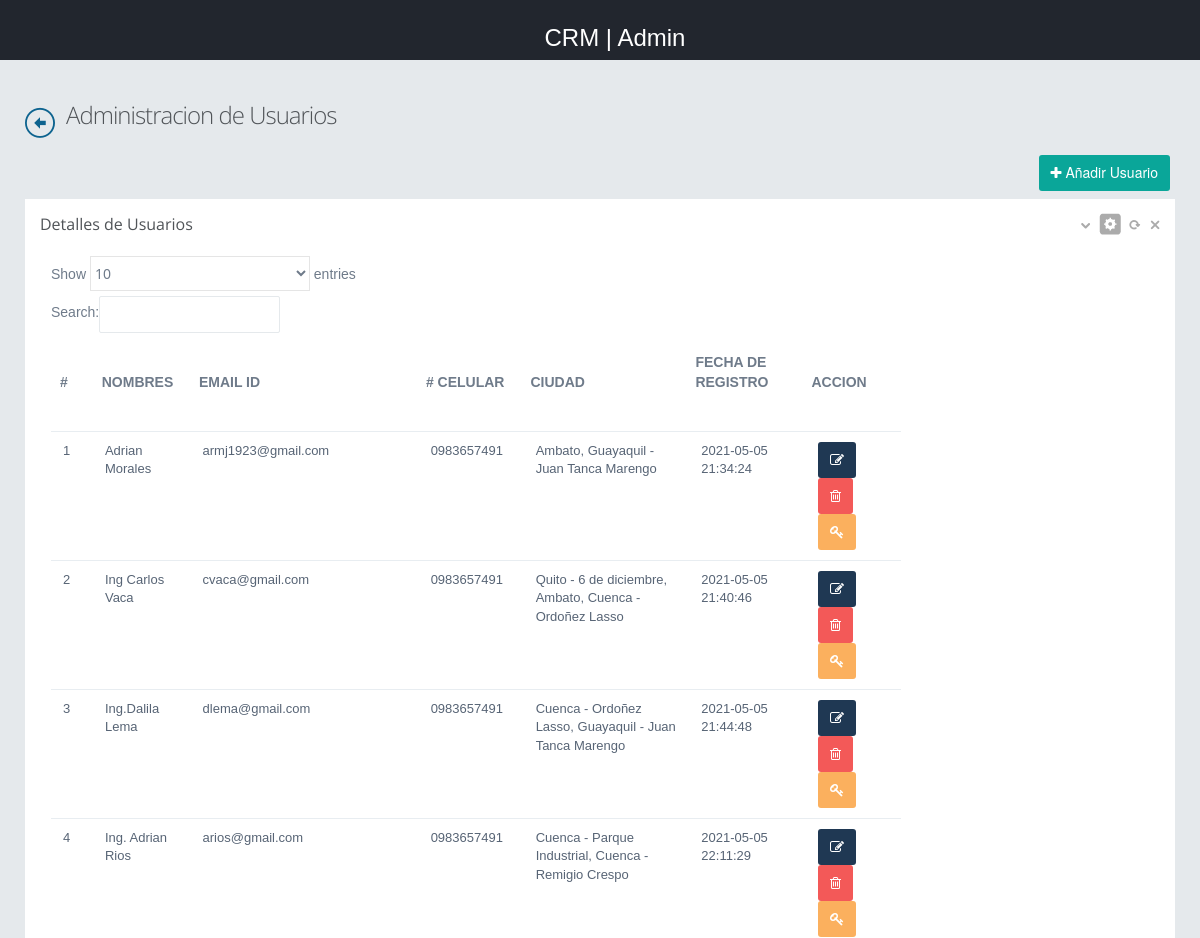
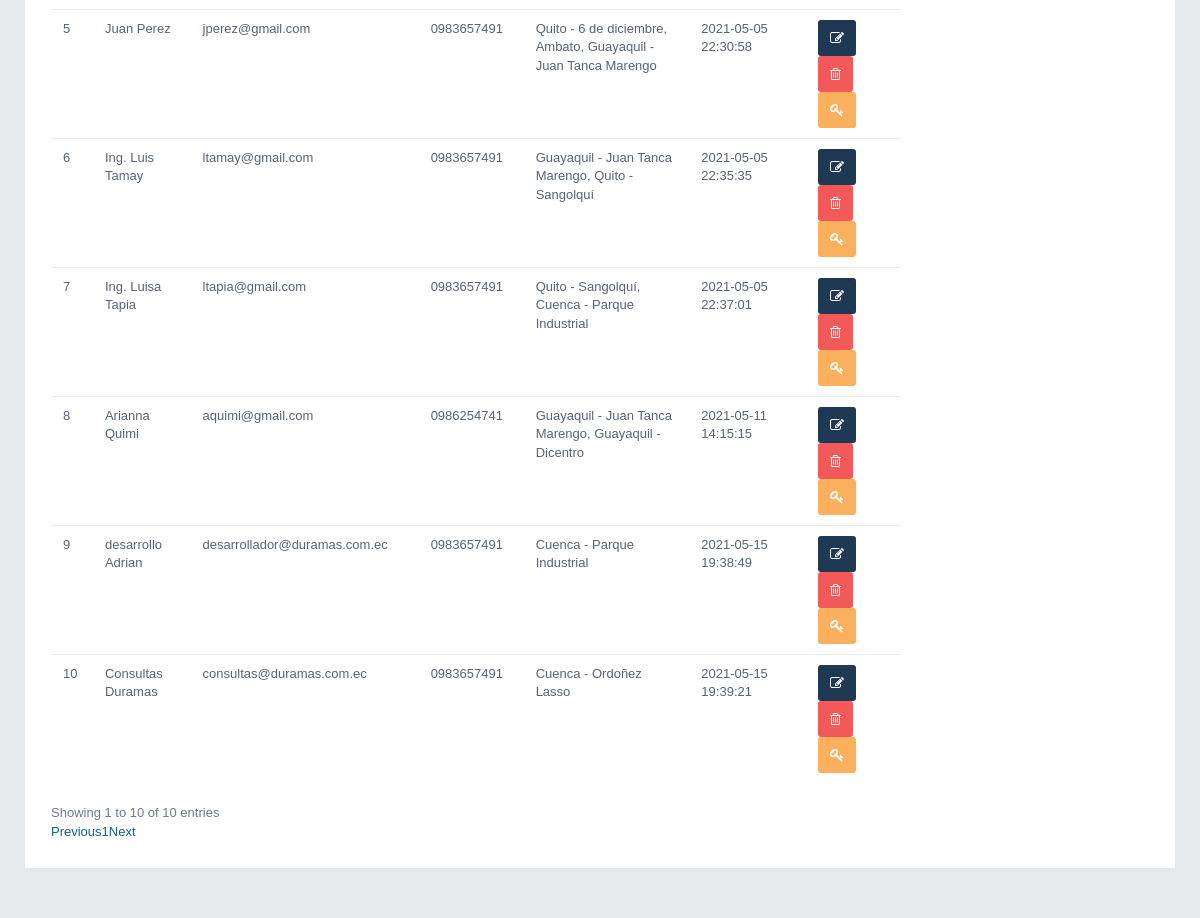
The page /admin/manage-users.php (signed in) on the database its author committed (2 pictures, top to bottom).
### tables this page shows
CREATE TABLE `user` (
  `id` int(11) NOT NULL,
  `name` varchar(255) DEFAULT NULL,
  `email` varchar(255) DEFAULT NULL,
  `alt_email` varchar(255) DEFAULT NULL,
  `password` varchar(255) DEFAULT NULL,
  `mobile` varchar(255) DEFAULT NULL,
  `gender` varchar(255) DEFAULT NULL,
  `user_image` varchar(255) DEFAULT NULL,
  `address` varchar(500) DEFAULT NULL,
  `status` int(11) DEFAULT 1,
  `posting_date` timestamp NULL DEFAULT current_timestamp(),
  `city_warehouse` varchar(100) NOT NULL,
  `rol` varchar(50) NOT NULL
);

### admin/manage-users.php (the view, shortened to what this page needs)
<?php
include("dbconnection.php");
?>
<!DOCTYPE html>
<html>
<head>
    <link href="../assets/plugins/pace/pace-theme-flash.css" rel="stylesheet" type="text/css" media="screen" />
    <link href="../assets/plugins/boostrapv3/css/bootstrap.min.css" rel="stylesheet" type="text/css" />
    <link href="../assets/plugins/boostrapv3/css/bootstrap-theme.min.css" rel="stylesheet" type="text/css" />
    <link href="../assets/plugins/font-awesome/css/font-awesome.css" rel="stylesheet" type="text/css" />
    <link href="../assets/css/animate.min.css" rel="stylesheet" type="text/css" />
    <link href="../assets/plugins/jquery-scrollbar/jquery.scrollbar.css" rel="stylesheet" type="text/css" />
    <link href="../assets/css/style.css" rel="stylesheet" type="text/css" />
    <link href="../assets/css/responsive.css" rel="stylesheet" type="text/css" />
    <link href="../assets/css/custom-icon-set.css" rel="stylesheet" type="text/css" />
    <link href="https://cdnjs.cloudflare.com/ajax/libs/select2/4.0.3/css/select2.min.css" rel="stylesheet" />
    <link rel="stylesheet" type="text/css" href="https://cdn.datatables.net/1.10.20/css/dataTables.bootstrap.min.css">
    <link rel="stylesheet" type="text/css"
        href="https://cdn.datatables.net/buttons/1.6.5/css/buttons.dataTables.min.css">
</head>
<body class="">
    <?php include("header.php");?>
    <div class="page-container row">
    <div class="page-content">
        <div class="content">
            <div class="page-title"> <i> <a href="home.php" class="icon-custom-left"></a> </i>
                <h3>Administracion de Usuarios</h3>
            </div>
            <div class="pull-right">
                <a class="btn btn-primary btn-cons pull-left" name="" value="Regresar" type=""
                    href="registration-admin.php"><span class="fa fa-plus"></span> Añadir Usuario</a>
            </div>
            <div class="row">
                <div class="col-md-12">
                    <div class="row">
                        <div class="col-md-12">
                            <div class="grid simple ">
                                <div class="grid-title no-border">
                                    <h4>Detalles de Usuarios</h4>
                                    <div class="tools"> <a href="javascript:;" class="collapse"></a>
                                        <a href="#grid-config" data-toggle="modal" class="config"></a>
                                        <a href="javascript:;" class="reload"></a>
                                        <a href="javascript:;" class="remove"></a>
                                    </div>
                                </div>
                                <div class="grid-body no-border">
                                    <table id="manage-users" class="table table-hover table-condensed">
                                        <thead>
                                            <tr>
                                                <th><label class="control-label"><b>#</b></label></th>
                                                <th><label class="control-label"><b>Nombres</b></label></th>
                                                <th><label class="control-label"><b>Email ID</b></label></th>
                                                <th><label class="control-label"><b># Celular</b></label></th>
                                                <th style="width:20%"><label class="control-label"><b>Ciudad</b></label>
                                                </th>
                                                <th><label class="control-label"><b>Fecha de Registro</b></label></th>
                                                <th><label class=" control-label"><b>Accion</b></label></th>
                                            </tr>
                                        </thead>
                                        <tbody>
                                            <?php $ret=mysqli_query($con,"select * from user order by id");
												$cnt=1;
												while($row=mysqli_fetch_array($ret))
												{
												?>
                                            <tr>
                                                <td><?php echo $cnt;?></td>
                                                <td><?php echo $row['name'];?></td>
                                                <td><?php echo $row['email'];?></td>
                                                <td><?php echo $row['mobile'];?></td>
                                                <td><?php echo $row['city_warehouse'];?></td>
                                                <td><?php echo $row['posting_date'];?></td>
                                                <td>
                                                    <form name="abc" action="" method="post">
                                                        <button type="button" class="btn btn-info btn-xs"
                                                            data-toggle="tooltip" data-placement="top"
                                                            title="Editar Registro"
                                                            onclick="location.href='edit-user.php?id=<?php echo $row['id'];?>'"><i
                                                                class=" fa fa-edit text-white mr-0"></i>
                                                        </button>
                                                        <button type="button" class="btn btn-danger btn-xs"
                                                            data-toggle="tooltip" data-placement="top"
                                                            title="Eliminar Registro"
                                                            onclick="location.href='delete-user.php?id=<?php echo $row['id'];?>'"><i
                                                                class="fa fa-trash-o text-white mr-0"></i>
                                                        </button>
                                                        <button type="button" class="btn btn-warning btn-xs"
                                                            data-toggle="tooltip" data-placement="top"
                                                            title="Enviar Credenciales"
                                                            onclick="location.href='send-user-credentials.php?email=<?php echo $row['email'];?>'"><i
                                                                class="fa fa-key text-white mr-0"></i>
                                                        </button>
                                                    </form>
                                                </td>
                                            </tr>
                                            <?php $cnt=$cnt+1; } ?>
                                        </tbody>
                                    </table>
                                </div>
                            </div>
                        </div>
                    </div>
                </div>
            </div>
        </div>
    </div>
    </div>
</body>
</html>

### assets/css/responsive.css (style rules this page uses)
@media (min-width: 980px) { .page-content { margin-left: 250px; min-height: 100%; } }
@media only screen and (min-device-width: 768px) and (max-device-width: 1024px) and (orientation: portrait) { body { background-color: #1b1e24; } }
@media only screen and (min-device-width: 768px) and (max-device-width: 1024px) and (orientation: portrait) { .page-content .content { padding-top: 95px; } }
@media only screen and (min-device-width: 768px) and (max-device-width: 1024px) and (orientation: portrait) { .page-content { margin: 0px; } }
@media only screen and (min-device-width: 768px) and (max-device-width: 1024px) and (orientation: portrait) { .page-content .content { padding: 25px; padding-top: 95px; } }

### rows shown on the page
user: name "Adrian Morales", email "armj1923@gmail.com", mobile "0983657491", city_warehouse "Ambato, Guayaquil - Juan Tanca Marengo", posting_date "2021-05-05 21:34:24"
user: name "Ing Carlos Vaca", email "cvaca@gmail.com", mobile "0983657491", city_warehouse "Quito - 6 de diciembre, Ambato, Cuenca - Ordoñez Lasso", posting_date "2021-05-05 21:40:46"
user: name "Ing.Dalila Lema", email "dlema@gmail.com", mobile "0983657491", city_warehouse "Cuenca - Ordoñez Lasso, Guayaquil - Juan Tanca Marengo", posting_date "2021-05-05 21:44:48"
user: name "Ing. Adrian Rios", email "arios@gmail.com", mobile "0983657491", city_warehouse "Cuenca - Parque Industrial, Cuenca - Remigio Crespo", posting_date "2021-05-05 22:11:29"
user: name "Juan Perez", email "jperez@gmail.com", mobile "0983657491", city_warehouse "Quito - 6 de diciembre, Ambato, Guayaquil - Juan Tanca Marengo", posting_date "2021-05-05 22:30:58"
user: name "Ing. Luis Tamay", email "ltamay@gmail.com", mobile "0983657491", city_warehouse "Guayaquil - Juan Tanca Marengo, Quito - Sangolquí", posting_date "2021-05-05 22:35:35"
user: name "Ing. Luisa Tapia", email "ltapia@gmail.com", mobile "0983657491", city_warehouse "Quito - Sangolquí, Cuenca - Parque Industrial", posting_date "2021-05-05 22:37:01"
user: name "Arianna Quimi", email "aquimi@gmail.com", mobile "0986254741", city_warehouse "Guayaquil - Juan Tanca Marengo, Guayaquil - Dicentro", posting_date "2021-05-11 14:15:15"
user: name "desarrollo Adrian", email "desarrollador@duramas.com.ec", mobile "0983657491", city_warehouse "Cuenca - Parque Industrial", posting_date "2021-05-15 19:38:49"
user: name "Consultas Duramas", email "consultas@duramas.com.ec", mobile "0983657491", city_warehouse "Cuenca - Ordoñez Lasso", posting_date "2021-05-15 19:39:21"
